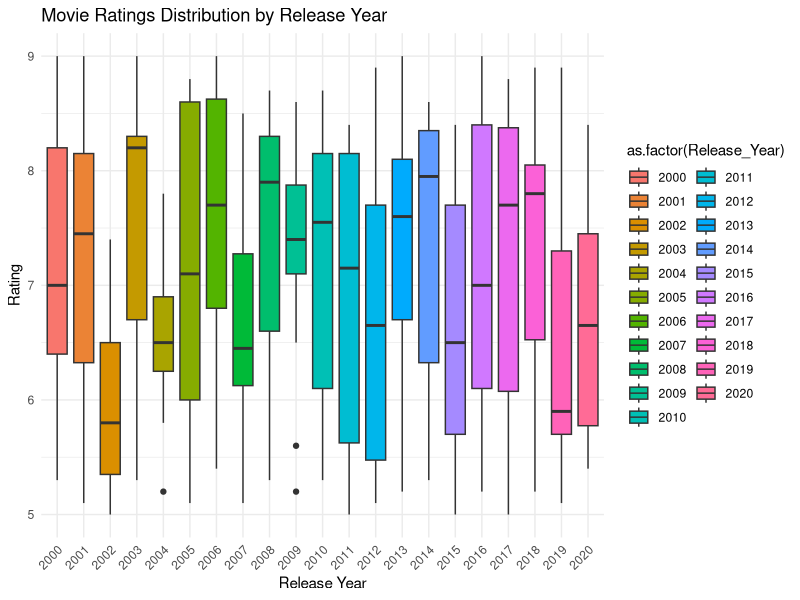
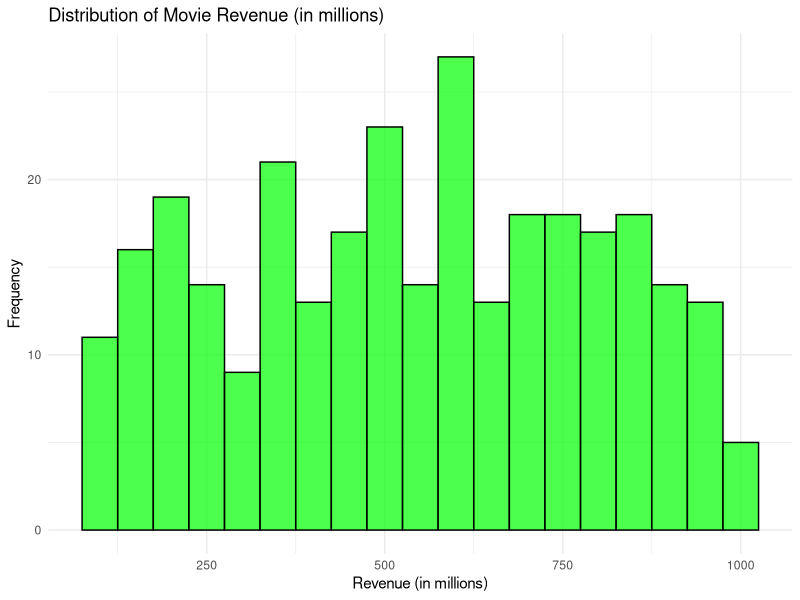
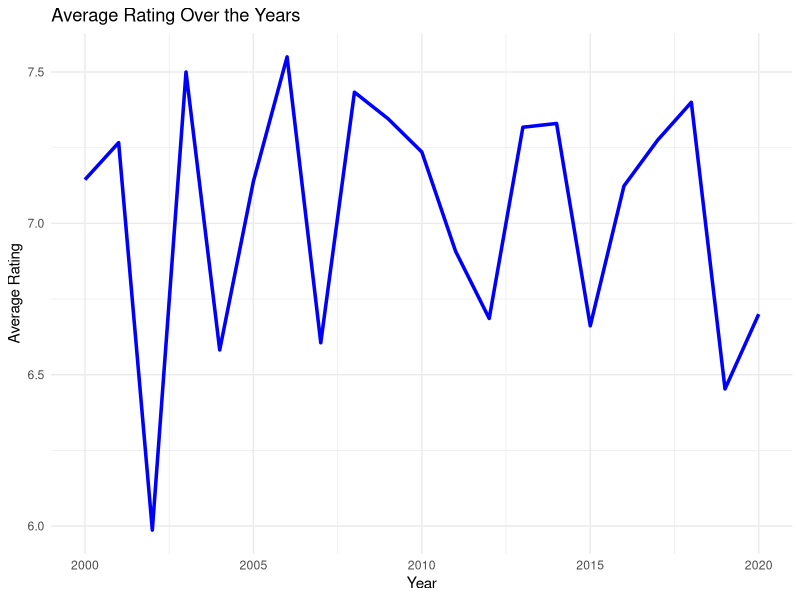
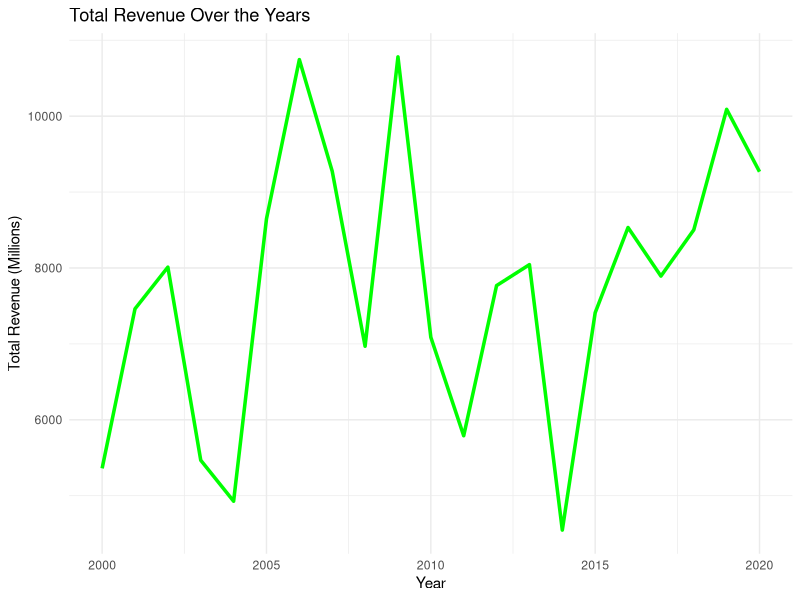
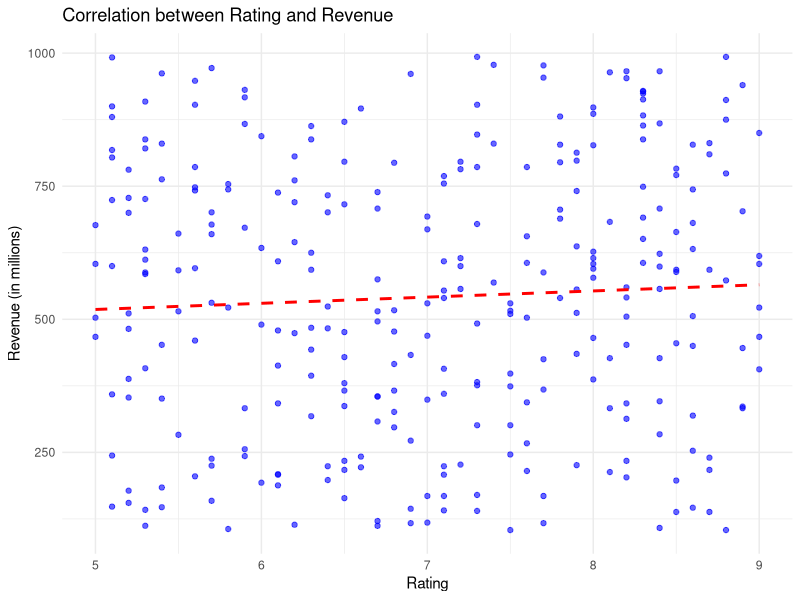

These charts were generated, in order, by the following R code:
library(dplyr)
library(ggplot2)
library(readxl
        )

movies_clean <- read.csv("Movie_Data_300.csv")

head(movies_clean)


# Group by Release Year and calculate average rating and total revenue
movies_summary <- movies_clean %>%
  group_by(Release_Year) %>%
  summarise(
    Avg_Rating = mean(Rating),
    Total_Revenue = sum(Revenue)
  )

head(movies_summary)


#Boxplot for Ratings Distribution by Year
ggplot(movies_clean, aes(x = as.factor(Release_Year), y = Rating, fill = as.factor(Release_Year))) +
  geom_boxplot() +
  labs(title = "Movie Ratings Distribution by Release Year", x = "Release Year", y = "Rating") +
  theme_minimal() +
  theme(axis.text.x = element_text(angle = 45, hjust = 1))


#Histogram for Movie Revenue Distribution
ggplot(movies_clean, aes(x = Revenue)) +
  geom_histogram(binwidth = 50, fill = "green", color = "black", alpha = 0.7) +
  labs(title = "Distribution of Movie Revenue (in millions)", x = "Revenue (in millions)", y = "Frequency") +
  theme_minimal()


#Line plot for Average Rating over the years
ggplot(movies_summary, aes(x = Release_Year, y = Avg_Rating)) +
  geom_line(color = "blue", linewidth = 1.2) +
  labs(title = "Average Rating Over the Years", x = "Year", y = "Average Rating") +
  theme_minimal()

#Line plot for Total Revenue over the years
ggplot(movies_summary, aes(x = Release_Year, y = Total_Revenue)) +
  geom_line(color = "green", linewidth = 1.2) +
  labs(title = "Total Revenue Over the Years", x = "Year", y = "Total Revenue (Millions)") +
  theme_minimal()


#Filter data for movies released in 2010 and 2015
ratings_data_clean <- movies_clean %>% filter(Release_Year %in% c(2010, 2015))

#Perform two-sample t-test for ratings between 2010 and 2015
t_test_ratings_clean <- t.test(Rating ~ Release_Year, data = ratings_data_clean)
print(t_test_ratings_clean)


#Filter data for movies released in 2010 and 2015
revenue_data_clean <- movies_clean %>% filter(Release_Year %in% c(2010, 2015))

#Perform two-sample t-test for revenue between 2010 and 2015
t_test_revenue_clean <- t.test(Revenue ~ Release_Year, data = revenue_data_clean)
print(t_test_revenue_clean)


#Calculate the correlation between Rating and Revenue
correlation_coefficient <- cor(movies_clean$Rating, movies_clean$Revenue)

#Print the correlation coefficient
print(paste("Correlation Coefficient between Rating and Revenue:", round(correlation_coefficient, 2)))



#Scatterplot of Rating vs Revenue
ggplot(movies_clean, aes(x = Rating, y = Revenue)) +
  geom_point(color = "blue", alpha = 0.6) +
  geom_smooth(method = "lm", se = FALSE, color = "red", linetype = "dashed") +
  labs(title = "Correlation between Rating and Revenue",
       x = "Rating",
       y = "Revenue (in millions)") +
  theme_minimal()

#adding paired T-Test as suggested by professor during presentation

# Paired T-Test for Ratings (2010 vs. 2015)
ratings_data_clean <- movies_clean %>% filter(Release_Year %in% c(2010, 2015))
ratings_2010 <- ratings_data_clean$Rating[ratings_data_clean$Release_Year == 2010]
ratings_2015 <- ratings_data_clean$Rating[ratings_data_clean$Release_Year == 2015]

common_length_ratings <- min(length(ratings_2010), length(ratings_2015))
ratings_2010 <- ratings_2010[1:common_length_ratings]
ratings_2015 <- ratings_2015[1:common_length_ratings]

t_test_ratings_paired <- t.test(ratings_2010, ratings_2015, paired = TRUE)
print(t_test_ratings_paired)

# Paired T-Test for Revenue (2010 vs. 2015)
revenue_data_clean <- movies_clean %>% filter(Release_Year %in% c(2010, 2015))
revenue_2010 <- revenue_data_clean$Revenue[revenue_data_clean$Release_Year == 2010]
revenue_2015 <- revenue_data_clean$Revenue[revenue_data_clean$Release_Year == 2015]

common_length_revenue <- min(length(revenue_2010), length(revenue_2015))
revenue_2010 <- revenue_2010[1:common_length_revenue]
revenue_2015 <- revenue_2015[1:common_length_revenue]

t_test_revenue_paired <- t.test(revenue_2010, revenue_2015, paired = TRUE)
print(t_test_revenue_paired)

set.seed(123)  
movies_clean$Month <- sample(1:12, nrow(movies_clean), replace = TRUE)

movies_clean <- movies_clean %>%
  mutate(Half = ifelse(Month <= 6, "First", "Second"))

# Paired T-Test for Revenue by Half-Year
revenue_first <- movies_clean$Revenue[movies_clean$Half == "First"]
revenue_second <- movies_clean$Revenue[movies_clean$Half == "Second"]

common_length_half <- min(length(revenue_first), length(revenue_second))
revenue_first <- revenue_first[1:common_length_half]
revenue_second <- revenue_second[1:common_length_half]

t_test_half <- t.test(revenue_first, revenue_second, paired = TRUE)
print(t_test_half)

